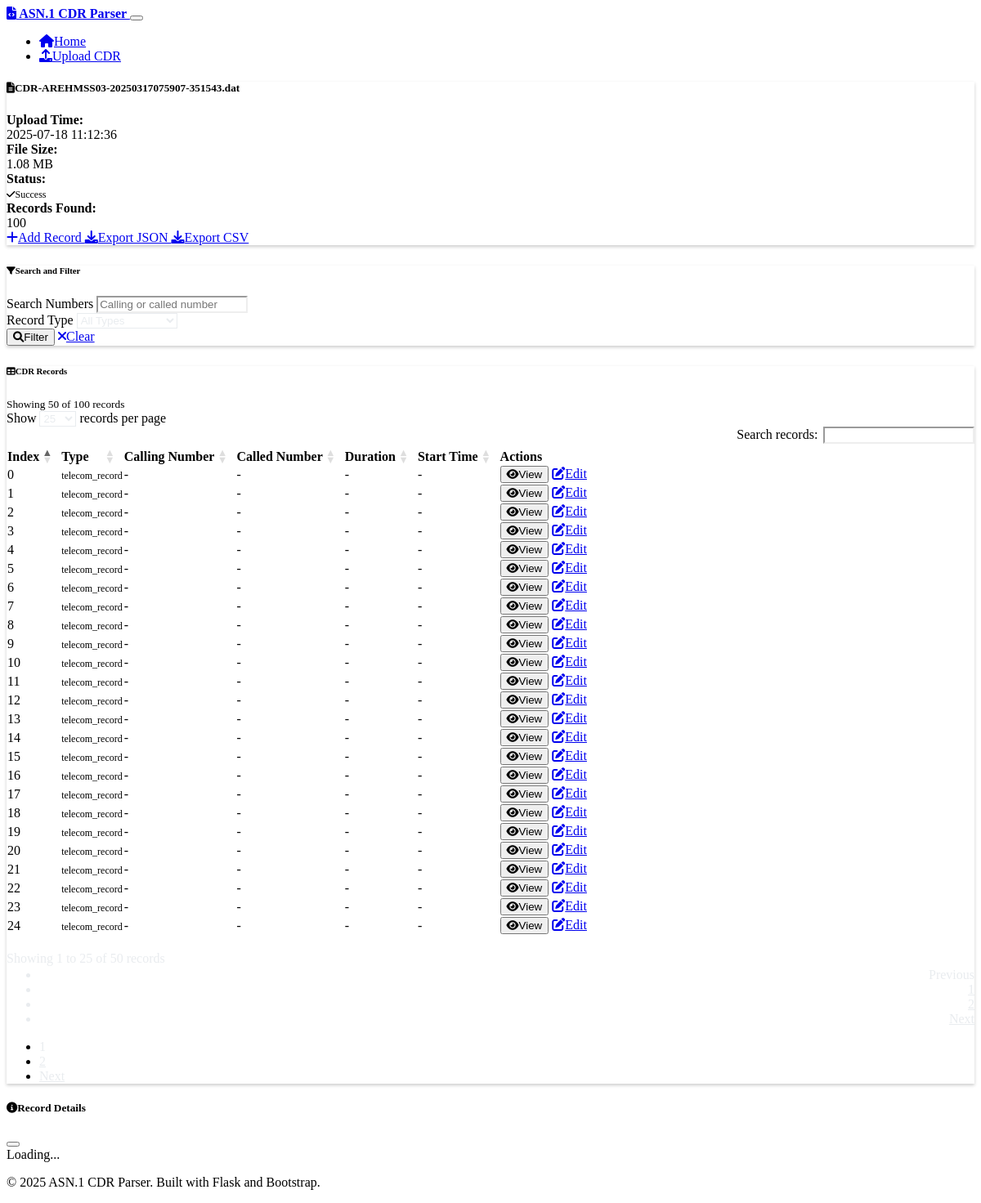
The app's page /results/4 with its own data.
### models.py (models this page shows, shortened)
class CDRFile(db.Model):
    id = db.Column(db.Integer, primary_key=True)
    filename = db.Column(db.String(255), nullable=False)
    original_filename = db.Column(db.String(255), nullable=False)
    file_size = db.Column(db.Integer, nullable=False)
    upload_time = db.Column(db.DateTime, default=datetime.utcnow)
    parse_status = db.Column(db.String(50), default='pending')  # pending, success, error
    error_message = db.Column(db.Text)
    records_count = db.Column(db.Integer, default=0)
    records = db.relationship('CDRRecord', backref='file', lazy=True, cascade='all, delete-orphan')

class CDRRecord(db.Model):
    id = db.Column(db.Integer, primary_key=True)
    file_id = db.Column(db.Integer, db.ForeignKey('cdr_file.id'), nullable=False)
    record_index = db.Column(db.Integer, nullable=False)
    record_type = db.Column(db.String(100))
    calling_number = db.Column(db.String(50))
    called_number = db.Column(db.String(50))
    call_duration = db.Column(db.Integer)  # in seconds
    start_time = db.Column(db.DateTime)
    end_time = db.Column(db.DateTime)
    raw_data = db.Column(db.Text)  # JSON string of the complete parsed record

### routes.py (the view, shortened to what this page needs)
@app.route('/results/<int:file_id>')
def view_results(file_id):
    cdr_file = CDRFile.query.get_or_404(file_id)
    page = request.args.get('page', 1, type=int)
    per_page = 50
    search_query = request.args.get('search', '')
    record_type_filter = request.args.get('record_type', '')
    query = CDRRecord.query.filter_by(file_id=file_id)
    if record_type_filter:
        query = query.filter(CDRRecord.record_type == record_type_filter)
    records = query.paginate(
        page=page,
        per_page=per_page,
        error_out=False
    )
    record_types = db.session.query(CDRRecord.record_type).filter_by(file_id=file_id).distinct().all()
    record_types = [rt[0] for rt in record_types if rt[0]]
    return render_template('results.html',
                         cdr_file=cdr_file,
                         records=records,
                         record_types=record_types,
                         search_query=search_query,
                         record_type_filter=record_type_filter)

### templates/results.html (shortened to what this page needs)
{% extends "base.html" %}
{% block content %}
<div class="row mb-4">
    <div class="col-12">
        <div class="card">
            <div class="card-header">
                <h5 class="card-title mb-0">
                    <i class="fas fa-file-alt me-2"></i>{{ cdr_file.original_filename }}
                </h5>
            </div>
            <div class="card-body">
                <div class="row">
                    <div class="col-md-3">
                        <strong>Upload Time:</strong><br>
                        <span class="text-muted">{{ cdr_file.upload_time.strftime('%Y-%m-%d %H:%M:%S') }}</span>
                    </div>
                    <div class="col-md-3">
                        <strong>File Size:</strong><br>
                        <span class="text-muted">{{ "%.2f"|format(cdr_file.file_size / 1024 / 1024) }} MB</span>
                    </div>
                    <div class="col-md-3">
                        <strong>Status:</strong><br>
                        {% if cdr_file.parse_status == 'success' %}
                            <span class="badge bg-success">
                                <i class="fas fa-check me-1"></i>Success
                            </span>
                        {% else %}
                            <span class="badge bg-danger">
                                <i class="fas fa-times me-1"></i>Error
                            </span>
                        {% endif %}
                    </div>
                    <div class="col-md-3">
                        <strong>Records Found:</strong><br>
                        <span class="text-muted">{{ cdr_file.records_count }}</span>
                    </div>
                </div>
                {% if cdr_file.parse_status == 'success' %}
                <div class="mt-3">
                    <a href="{{ url_for('create_record_form', file_id=cdr_file.id) }}" class="btn btn-outline-success btn-sm">
                        <i class="fas fa-plus me-1"></i>Add Record
                    </a>
                    <a href="{{ url_for('export_data', file_id=cdr_file.id, format='json') }}" class="btn btn-outline-primary btn-sm">
                        <i class="fas fa-download me-1"></i>Export JSON
                    </a>
                    <a href="{{ url_for('export_data', file_id=cdr_file.id, format='csv') }}" class="btn btn-outline-primary btn-sm">
                        <i class="fas fa-download me-1"></i>Export CSV
                    </a>
                </div>
                {% endif %}
            </div>
        </div>
    </div>
</div>
{% if cdr_file.parse_status == 'success' and cdr_file.records_count > 0 %}
<div class="row mb-4">
    <div class="col-12">
        <div class="card">
            <div class="card-header">
                <h6 class="card-title mb-0">
                    <i class="fas fa-filter me-2"></i>Search and Filter
                </h6>
            </div>
            <div class="card-body">
                <form method="GET" class="row g-3">
                    <div class="col-md-4">
                        <label for="search" class="form-label">Search Numbers</label>
                        <input type="text" class="form-control" id="search" name="search"
                               value="{{ search_query }}" placeholder="Calling or called number">
                    </div>
                    <div class="col-md-4">
                        <label for="record_type" class="form-label">Record Type</label>
                        <select class="form-select" id="record_type" name="record_type">
                            <option value="">All Types</option>
                        </select>
                    </div>
                    <div class="col-md-4 d-flex align-items-end">
                        <button type="submit" class="btn btn-primary me-2">
                            <i class="fas fa-search me-1"></i>Filter
                        </button>
                        <a href="{{ url_for('view_results', file_id=cdr_file.id) }}" class="btn btn-outline-secondary">
                            <i class="fas fa-times me-1"></i>Clear
                        </a>
                    </div>
                </form>
            </div>
        </div>
    </div>
</div>
<div class="row">
    <div class="col-12">
        <div class="card">
            <div class="card-header d-flex justify-content-between align-items-center">
                <h6 class="card-title mb-0">
                    <i class="fas fa-table me-2"></i>CDR Records
                </h6>
                <small class="text-muted">
                    Showing {{ records.items|length }} of {{ records.total }} records
                </small>
            </div>
            <div class="card-body">
                {% if records.items %}
                <div class="table-responsive">
                    <table class="table table-hover" id="cdrTable">
                        <thead>
                            <tr>
                                <th>Index</th>
                                <th>Type</th>
                                <th>Calling Number</th>
                                <th>Called Number</th>
                                <th>Duration</th>
                                <th>Start Time</th>
                                <th>Actions</th>
                            </tr>
                        </thead>
                        <tbody>
                            {% for record in records.items %}
                            <tr>
                                <td>{{ record.record_index }}</td>
                                <td>
                                    <span class="badge bg-secondary">{{ record.record_type or 'unknown' }}</span>
                                </td>
                                <td>{{ record.calling_number or '-' }}</td>
                                <td>{{ record.called_number or '-' }}</td>
                                <td>
                                    {% if record.call_duration %}
                                        {{ record.call_duration }}s
                                    {% else %}
                                        -
                                    {% endif %}
                                </td>
                                <td>
                                    {% if record.start_time %}
                                        {{ record.start_time.strftime('%Y-%m-%d %H:%M:%S') }}
                                    {% else %}
                                        -
                                    {% endif %}
                                </td>
                                <td>
                                    <div class="btn-group" role="group">
                                        <button class="btn btn-sm btn-outline-info"
                                                onclick="viewRecordDetails({{ record.id }})">
                                            <i class="fas fa-eye me-1"></i>View
                                        </button>
                                        <a href="{{ url_for('edit_record', record_id=record.id) }}"
                                           class="btn btn-sm btn-outline-warning">
                                            <i class="fas fa-edit me-1"></i>Edit
                                        </a>
                                    </div>
                                </td>
                            </tr>
                            {% endfor %}
                        </tbody>
                    </table>
                </div>
                {% if records.pages > 1 %}
                <nav aria-label="CDR Records pagination" class="mt-4">
                    <ul class="pagination justify-content-center">
                        {% for page_num in records.iter_pages(left_edge=1, right_edge=1, left_current=1, right_current=2) %}
                            {% if page_num %}
                                {% if page_num != records.page %}
                                <li class="page-item">
                                    <a class="page-link" href="{{ url_for('view_results', file_id=cdr_file.id, page=page_num, search=search_query, record_type=record_type_filter) }}">
                                        {{ page_num }}
                                    </a>
                                </li>
                                {% else %}
                                <li class="page-item active">
                                    <span class="page-link">{{ page_num }}</span>
                                </li>
                                {% endif %}
                            {% else %}
                                <li class="page-item disabled">
                                    <span class="page-link">...</span>
                                </li>
                            {% endif %}
                        {% endfor %}
                        {% if records.has_next %}
                        <li class="page-item">
                            <a class="page-link" href="{{ url_for('view_results', file_id=cdr_file.id, page=records.next_num, search=search_query, record_type=record_type_filter) }}">
                                Next
                            </a>
                        </li>
                        {% endif %}
                    </ul>
                </nav>
                {% endif %}
                {% endif %}
            </div>
        </div>
    </div>
</div>
{% endif %}
<div class="modal fade" id="recordDetailsModal" tabindex="-1">
    <div class="modal-dialog modal-lg">
        <div class="modal-content">
            <div class="modal-header">
                <h5 class="modal-title">
                    <i class="fas fa-info-circle me-2"></i>Record Details
                </h5>
                <button type="button" class="btn-close" data-bs-dismiss="modal"></button>
            </div>
            <div class="modal-body" id="recordDetailsContent">
                <div class="text-center">
                    <div class="spinner-border" role="status">
                        <span class="visually-hidden">Loading...</span>
                    </div>
                </div>
            </div>
        </div>
    </div>
</div>
{% endblock %}

### static/css/custom.css (style rules this page uses)
:root { --bs-body-bg: #1a1a1a; --bs-body-color: #e9ecef; }
.card { border: 1px solid var(--bs-border-color); box-shadow: 0 0.125rem 0.25rem rgba(0, 0, 0, 0.2); }
.table-responsive { border-radius: 0.375rem; }
.table thead th { border-bottom: 2px solid var(--bs-border-color); font-weight: 600; }
.modal-content { background-color: var(--bs-dark); border: 1px solid var(--bs-border-color); }
.modal-header { border-bottom: 1px solid var(--bs-border-color); }
.badge { font-size: 0.75em; }
.spinner-border { color: var(--bs-primary); }
.form-control, .form-select { background-color: var(--bs-gray-800); border-color: var(--bs-border-color); color: var(--bs-body-color); }
.pagination .page-link { background-color: var(--bs-gray-800); border-color: var(--bs-border-color); color: var(--bs-body-color); }
.pagination .page-item.active .page-link { background-color: var(--bs-primary); border-color: var(--bs-primary); }

### records on screen
CDRFile: original_filename "CDR-AREHMSS03-20250317075907-351543.dat", upload_time "2025-07-18 11:12:36", cdr_file.file_size/1024/1024 "1.08", records_count "100"
CDRRecord: record_index "0", record_type "telecom_record", calling_number "-", called_number "-"
CDRRecord: record_index "1", record_type "telecom_record", calling_number "-", called_number "-"
CDRRecord: record_index "2", record_type "telecom_record", calling_number "-", called_number "-"
CDRRecord: record_index "3", record_type "telecom_record", calling_number "-", called_number "-"
CDRRecord: record_index "4", record_type "telecom_record", calling_number "-", called_number "-"
CDRRecord: record_index "5", record_type "telecom_record", calling_number "-", called_number "-"
CDRRecord: record_index "6", record_type "telecom_record", calling_number "-", called_number "-"
CDRRecord: record_index "7", record_type "telecom_record", calling_number "-", called_number "-"
CDRRecord: record_index "8", record_type "telecom_record", calling_number "-", called_number "-"
CDRRecord: record_index "9", record_type "telecom_record", calling_number "-", called_number "-"
CDRRecord: record_index "10", record_type "telecom_record", calling_number "-", called_number "-"
CDRRecord: record_index "11", record_type "telecom_record", calling_number "-", called_number "-"
CDRRecord: record_index "12", record_type "telecom_record", calling_number "-", called_number "-"
CDRRecord: record_index "13", record_type "telecom_record", calling_number "-", called_number "-"
CDRRecord: record_index "14", record_type "telecom_record", calling_number "-", called_number "-"
CDRRecord: record_index "15", record_type "telecom_record", calling_number "-", called_number "-"
CDRRecord: record_index "16", record_type "telecom_record", calling_number "-", called_number "-"
CDRRecord: record_index "17", record_type "telecom_record", calling_number "-", called_number "-"
CDRRecord: record_index "18", record_type "telecom_record", calling_number "-", called_number "-"
CDRRecord: record_index "19", record_type "telecom_record", calling_number "-", called_number "-"
CDRRecord: record_index "20", record_type "telecom_record", calling_number "-", called_number "-"
CDRRecord: record_index "21", record_type "telecom_record", calling_number "-", called_number "-"
CDRRecord: record_index "22", record_type "telecom_record", calling_number "-", called_number "-"
CDRRecord: record_index "23", record_type "telecom_record", calling_number "-", called_number "-"
CDRRecord: record_index "24", record_type "telecom_record", calling_number "-", called_number "-"

### other values on screen
{{ records.items|length }} "50"
{{ records.total }} "100"
{{ page_num }} "1"
{{ page_num }} "2"
